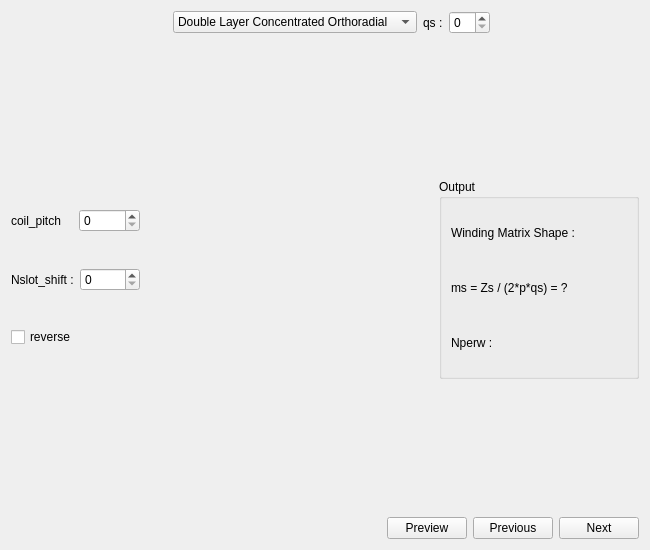
<?xml version="1.0" encoding="UTF-8"?>
<ui version="4.0">
 <class>SWindPat</class>
 <widget class="QWidget" name="SWindPat">
  <property name="geometry">
   <rect>
    <x>0</x>
    <y>0</y>
    <width>650</width>
    <height>550</height>
   </rect>
  </property>
  <property name="minimumSize">
   <size>
    <width>650</width>
    <height>550</height>
   </size>
  </property>
  <property name="windowTitle">
   <string>Form</string>
  </property>
  <layout class="QVBoxLayout" name="verticalLayout_2">
   <item>
    <layout class="QHBoxLayout" name="horizontalLayout_2">
     <item>
      <spacer name="horizontalSpacer_7">
       <property name="orientation">
        <enum>Qt::Horizontal</enum>
       </property>
       <property name="sizeHint" stdset="0">
        <size>
         <width>40</width>
         <height>20</height>
        </size>
       </property>
      </spacer>
     </item>
     <item>
      <widget class="HelpButton" name="b_help">
       <property name="text">
        <string/>
       </property>
       <property name="pixmap">
        <pixmap resource="../../../Resources/pyleecan.qrc">:/images/images/icon/help_16.png</pixmap>
       </property>
      </widget>
     </item>
     <item>
      <widget class="QComboBox" name="c_wind_type">
       <item>
        <property name="text">
         <string>Double Layer Concentrated Orthoradial</string>
        </property>
       </item>
       <item>
        <property name="text">
         <string>Single Layer Concentrated</string>
        </property>
       </item>
       <item>
        <property name="text">
         <string>Double Layer Distributed</string>
        </property>
       </item>
       <item>
        <property name="text">
         <string>Single Layer Distributed</string>
        </property>
       </item>
       <item>
        <property name="text">
         <string>Double Layer Concentrated Radial</string>
        </property>
       </item>
      </widget>
     </item>
     <item>
      <widget class="QLabel" name="in_qs">
       <property name="text">
        <string>qs :</string>
       </property>
      </widget>
     </item>
     <item>
      <widget class="QSpinBox" name="si_qs"/>
     </item>
     <item>
      <spacer name="horizontalSpacer">
       <property name="orientation">
        <enum>Qt::Horizontal</enum>
       </property>
       <property name="sizeHint" stdset="0">
        <size>
         <width>40</width>
         <height>20</height>
        </size>
       </property>
      </spacer>
     </item>
    </layout>
   </item>
   <item>
    <widget class="QLabel" name="img_wind_pat">
     <property name="sizePolicy">
      <sizepolicy hsizetype="Expanding" vsizetype="Expanding">
       <horstretch>0</horstretch>
       <verstretch>0</verstretch>
      </sizepolicy>
     </property>
     <property name="minimumSize">
      <size>
       <width>0</width>
       <height>0</height>
      </size>
     </property>
     <property name="maximumSize">
      <size>
       <width>16777215</width>
       <height>250</height>
      </size>
     </property>
     <property name="text">
      <string/>
     </property>
     <property name="pixmap">
      <pixmap resource="../../../Resources/.....qrc">:/images/images/MachineSetup/WindingPattern/Type_Wind_6.png</pixmap>
     </property>
     <property name="scaledContents">
      <bool>true</bool>
     </property>
    </widget>
   </item>
   <item>
    <layout class="QHBoxLayout" name="horizontalLayout_5">
     <item>
      <layout class="QVBoxLayout" name="verticalLayout">
       <item>
        <layout class="QHBoxLayout" name="horizontalLayout">
         <item>
          <widget class="QLabel" name="in_coil_pitch">
           <property name="text">
            <string>coil_pitch</string>
           </property>
          </widget>
         </item>
         <item>
          <widget class="QSpinBox" name="si_coil_pitch"/>
         </item>
        </layout>
       </item>
       <item>
        <layout class="QHBoxLayout" name="horizontalLayout_4">
         <item>
          <widget class="QLabel" name="in_Nslot">
           <property name="minimumSize">
            <size>
             <width>0</width>
             <height>0</height>
            </size>
           </property>
           <property name="maximumSize">
            <size>
             <width>16777215</width>
             <height>16777215</height>
            </size>
           </property>
           <property name="text">
            <string>Nslot_shift :</string>
           </property>
          </widget>
         </item>
         <item>
          <widget class="QSpinBox" name="si_Nslot">
           <property name="minimumSize">
            <size>
             <width>60</width>
             <height>0</height>
            </size>
           </property>
          </widget>
         </item>
        </layout>
       </item>
       <item>
        <widget class="QCheckBox" name="is_reverse">
         <property name="text">
          <string>reverse</string>
         </property>
        </widget>
       </item>
      </layout>
     </item>
     <item>
      <spacer name="horizontalSpacer_4">
       <property name="orientation">
        <enum>Qt::Horizontal</enum>
       </property>
       <property name="sizeHint" stdset="0">
        <size>
         <width>40</width>
         <height>20</height>
        </size>
       </property>
      </spacer>
     </item>
     <item>
      <widget class="QGroupBox" name="groupBox">
       <property name="minimumSize">
        <size>
         <width>200</width>
         <height>200</height>
        </size>
       </property>
       <property name="title">
        <string>Output</string>
       </property>
       <layout class="QVBoxLayout" name="verticalLayout_3">
        <item>
         <widget class="QLabel" name="out_shape">
          <property name="minimumSize">
           <size>
            <width>175</width>
            <height>0</height>
           </size>
          </property>
          <property name="text">
           <string>Winding Matrix Shape : </string>
          </property>
         </widget>
        </item>
        <item>
         <widget class="QLabel" name="out_ms">
          <property name="text">
           <string>ms = Zs / (2*p*qs) = ?</string>
          </property>
         </widget>
        </item>
        <item>
         <widget class="QLabel" name="out_Nperw">
          <property name="toolTip">
           <string>Winding periodicity</string>
          </property>
          <property name="text">
           <string>Nperw :</string>
          </property>
         </widget>
        </item>
       </layout>
      </widget>
     </item>
    </layout>
   </item>
   <item>
    <spacer name="verticalSpacer_2">
     <property name="orientation">
      <enum>Qt::Vertical</enum>
     </property>
     <property name="sizeHint" stdset="0">
      <size>
       <width>20</width>
       <height>40</height>
      </size>
     </property>
    </spacer>
   </item>
   <item>
    <layout class="QHBoxLayout" name="horizontalLayout_3">
     <item>
      <spacer name="horizontalSpacer_3">
       <property name="orientation">
        <enum>Qt::Horizontal</enum>
       </property>
       <property name="sizeHint" stdset="0">
        <size>
         <width>40</width>
         <height>20</height>
        </size>
       </property>
      </spacer>
     </item>
     <item>
      <widget class="QPushButton" name="b_preview">
       <property name="text">
        <string>Preview</string>
       </property>
      </widget>
     </item>
     <item>
      <widget class="QPushButton" name="b_previous">
       <property name="text">
        <string>Previous</string>
       </property>
      </widget>
     </item>
     <item>
      <widget class="QPushButton" name="b_next">
       <property name="text">
        <string>Next</string>
       </property>
      </widget>
     </item>
    </layout>
   </item>
  </layout>
 </widget>
 <customwidgets>
  <customwidget>
   <class>HelpButton</class>
   <extends>QLabel</extends>
   <header>pyleecan/GUI/Tools/HelpButton.h</header>
  </customwidget>
 </customwidgets>
 <resources>
  <include location="../../../Resources/pyleecan.qrc"/>
 </resources>
 <connections/>
</ui>
